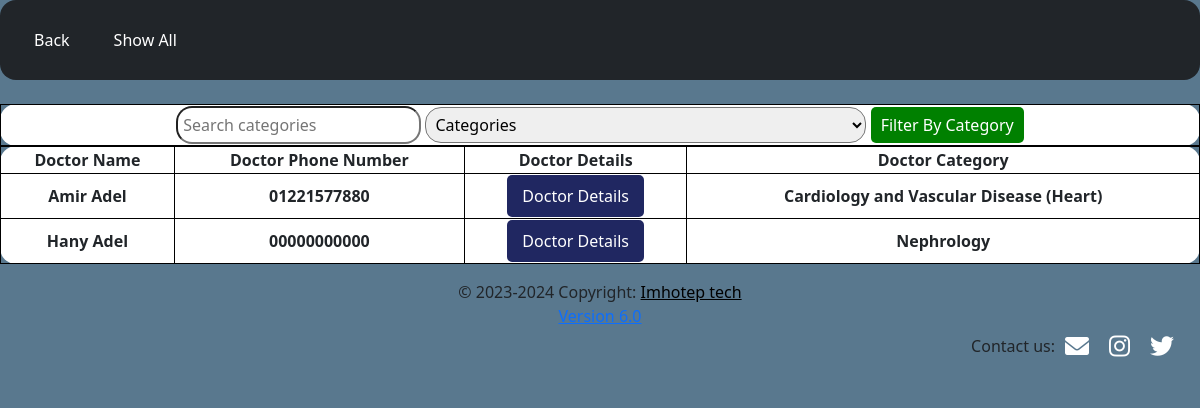
/patient_view, run on the app's committed database.
### tables this page shows
CREATE TABLE "doctors" (
	"doc_id"	INTEGER,
	"username"	TEXT NOT NULL,
	"password"	TEXT NOT NULL,
	"category"	TEXT,
	"details"	INTEGER,
	"photo_path"	TEXT,
	"doc_name"	TEXT,
	"doc_phone_number"	TEXT,
	"user_cat"	TEXT,
	"a_id"	INTEGER,
	"logo_path"	TEXT, shape TEXT,
	PRIMARY KEY("doc_id")
);

### app.py (the view)
@app.route("/patient_view")
def patient_view():
    doctor = db.execute("SELECT * FROM doctors WHERE user_cat = ? ORDER BY doc_name COLLATE NOCASE", "doctor" )
    return render_template("patient_view.html", doctor = doctor)

### templates/patient_view.html
<!DOCTYPE html>
<html lang="en">
  {% include 'table_all_patients_view.html' %}
</html>

### templates/table_all_patients_view.html (shortened to what this page needs)
<head>
    {% include 'css.html' %}
</head>
<body class="centered">
    <nav class="navbar navbar-expand-sm bg-dark navbar-dark">
        <div class="container-fluid">
            <div class="collapse navbar-collapse" id="collapsibleNavbar">
                <ul class="navbar-nav">
                    <li class="nav-item">
                        <a href="/">Back</a>
                    </li>
                    <li class="nav-item">
                        <a href="/patient_view">Show All</a>
                    </li>
                </ul>
            </div>
        </div>
    </nav>
    <br>
    <table>
        <th>
            <form action="/filter_doctor_cat">
                <input type="text" id="searchInput" placeholder="Search categories" style="padding: 5px; border-radius: 1rem;">
                <select name="category" id="categorySelect" style="padding: 5px; border-radius: 1rem;" required="">
                    <option disabled selected>Categories</option>
                </select>
                <button type="submit" class="btn-green">Filter By Category</button>
            </form>
        </th>
    </table>
    <table class="c">
        <thead>
            <tr>
                <th>Doctor Name</th>
                <th>Doctor Phone Number</th>
                <th>Doctor Details</th>
                <th>Doctor Category</th>
            </tr>
        </thead>
        <tbody>
            {% for doctor in doctor %}
            <tr>
                <td>{{ doctor.doc_name }}</td>
                <td>{{ doctor.doc_phone_number }}</td>
                <td>
                    <form action="/doctor_show_details" , method="post">
                        <button class="btn-blue" type="submit">Doctor Details</button>
                    </form>
                </td>
                <td>{{ doctor.category }}</td>
                {% endfor %}
        </tbody>
    </table>
</body>
{% include 'footer.html' %}

### static/app.css (style rules this page uses)
body { background-color: #59788e; }
.centered { text-align: center; margin: auto; display: flex; flex-direction: column; }
.navbar { background-color: #202761; overflow: hidden; border-radius: 1rem; }
.navbar a { float: left; display: block; color: white; text-align: center; padding: 20px 22px; text-decoration: none; border-radius: 1rem; }
table { background-color: white !important; border-collapse: collapse; border: 1px solid black; border-radius: 1rem; }
th, td { border: 1px solid black; font-weight: bold; border-radius: 1rem; }
table.c { table-layout: auto; width: 100%; }
button.btn-blue { padding: 9px 15px; border-radius: 5px; border: none; background-color: #202761; color: white; cursor: pointer; }
button.btn-green { padding: 6px 10px; border-radius: 5px; border: none; background-color: green; color: white; }

### data on the page
doctors: doc_name "Amir Adel", doc_phone_number "01221577880", category "Cardiology and Vascular Disease (Heart)"
doctors: doc_name "Hany Adel", doc_phone_number "00000000000", category "Nephrology"
